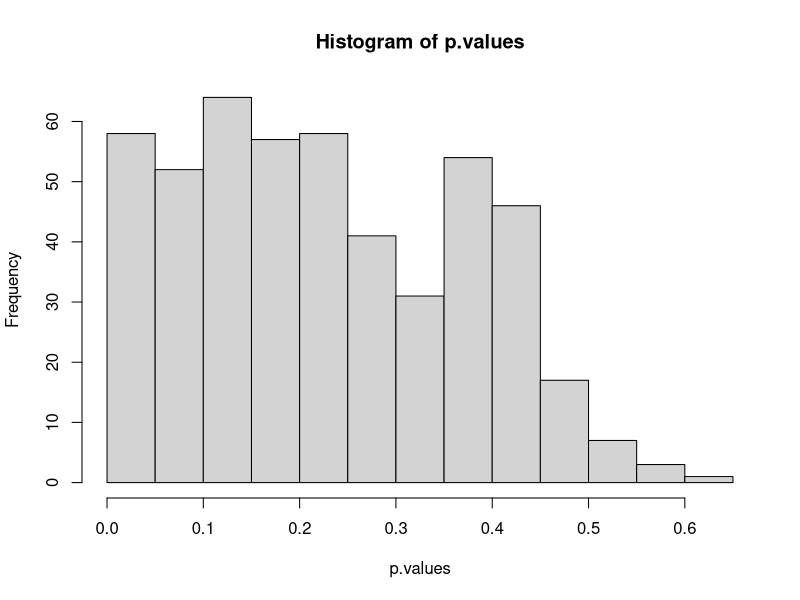
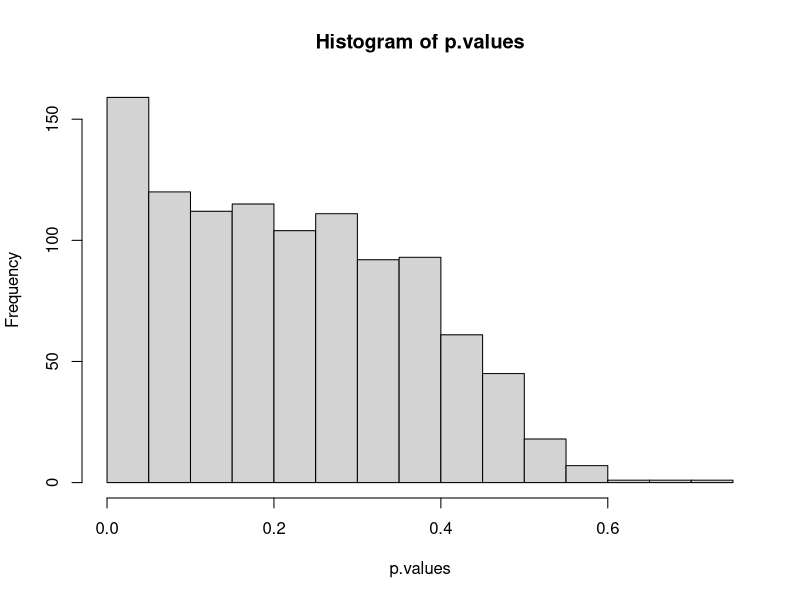
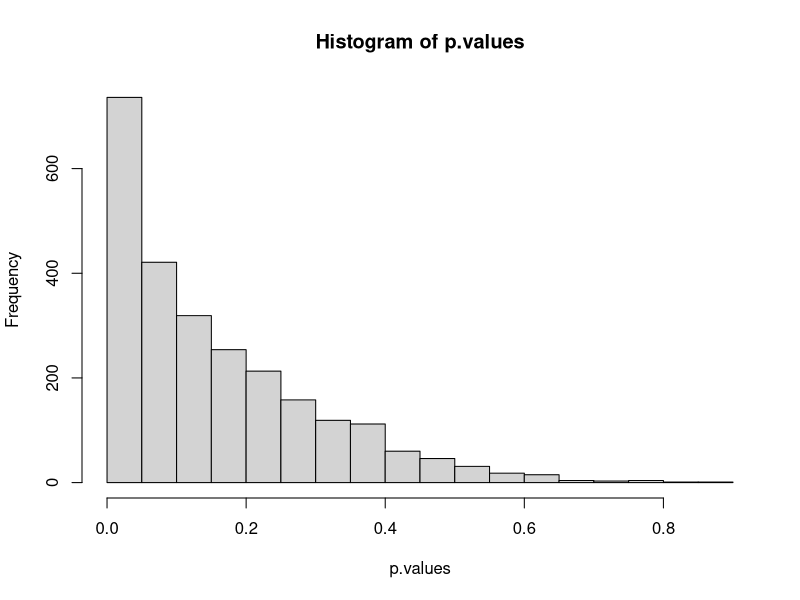
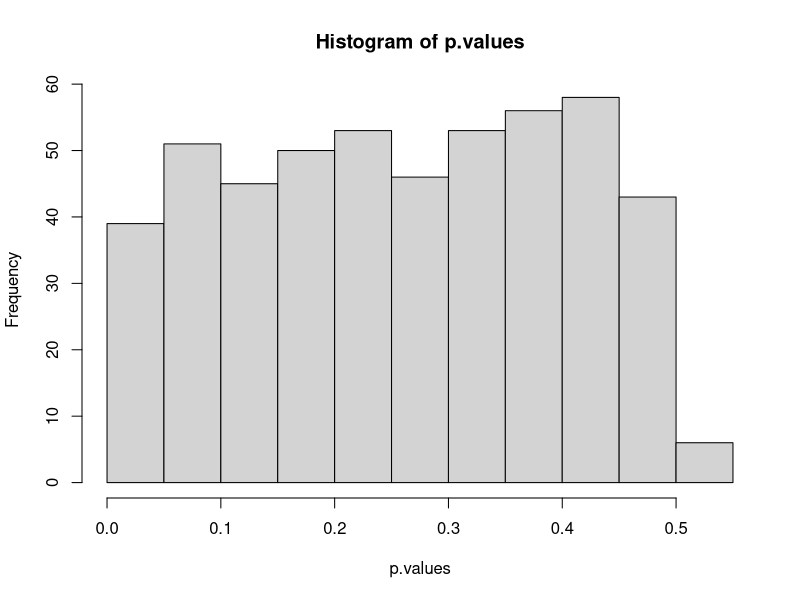
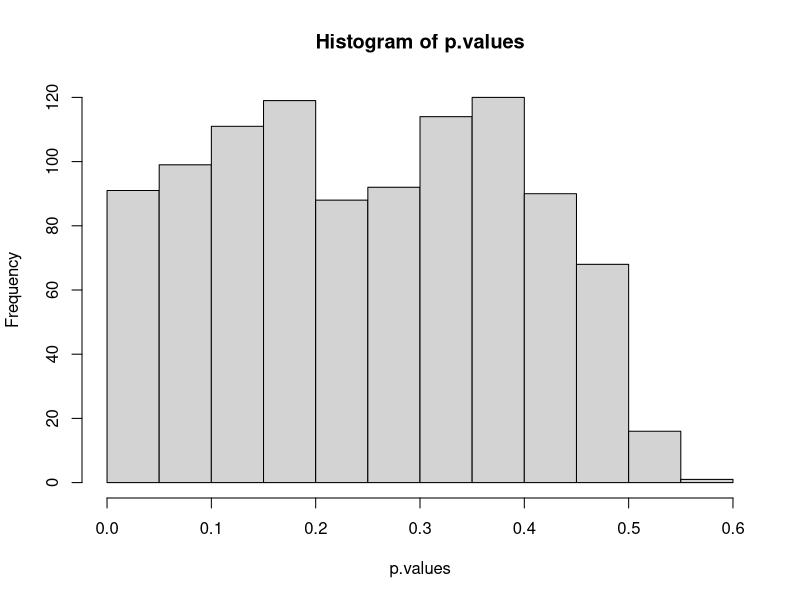
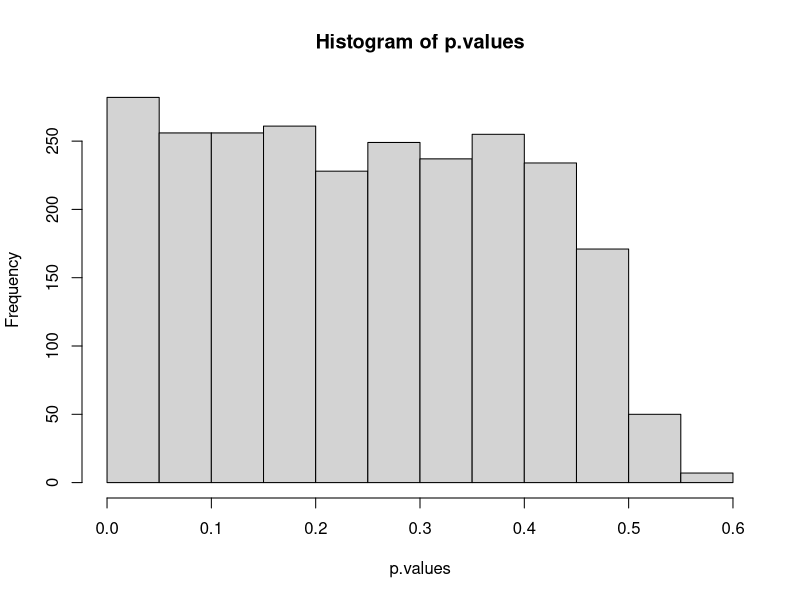
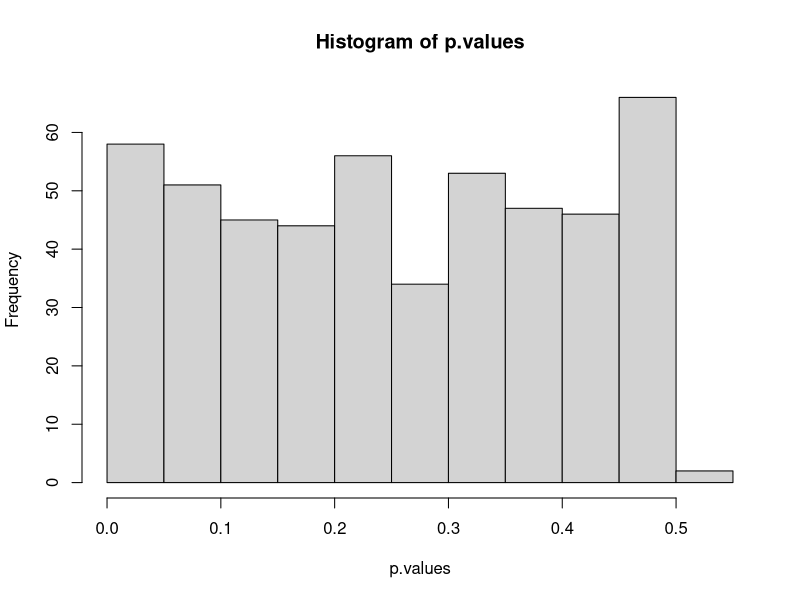
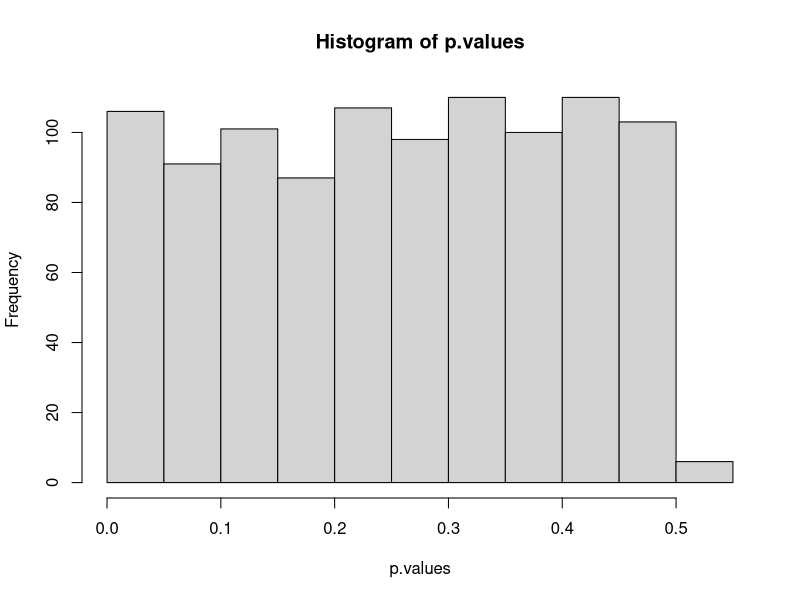

These charts were generated, in order, by the following R code:
generate_data <- function(n,p){
  return(list(covariates = matrix(rnorm(n*p,0,1), nrow = n, ncol = p), responses = rnorm(n,0,1)))
}

model_select <- function(covariates, responses, cutoff){
  # Get p-values from the regression, but don't include the intercept p-value
  original.lm.p.values <- summary(lm(responses ~ covariates))$coefficients[,4][-1]
  filtered.p.values <- original.lm.p.values[original.lm.p.values < cutoff]
  if(length(filtered.p.values) == 0){
    return(vector(length = 0, mode = "numeric"))
  }
  else{
    new.model <- lm(responses ~ covariates[,which(original.lm.p.values %in% filtered.p.values)])
    return(summary(new.model)$coefficients[,4][-1])
  }
}


run_simulation <- function(n_trials, n, p, cutoff){
  p.values <- vector(mode = "numeric")
  for(i in 1:n_trials){
    data <- generate_data(n,p)
    p.values <- c(p.values, model_select(data$covariates, data$responses, cutoff))
  }
  hist(p.values)
}

for(n in c(100, 1000, 10000)){
  for(p in c(10,20,50)){
    run_simulation(n_trials = 100, n, p, cutoff = 0.5)
  }
}


# P-values seem to be uniformly distributed from 0 to 0.5, but not after that